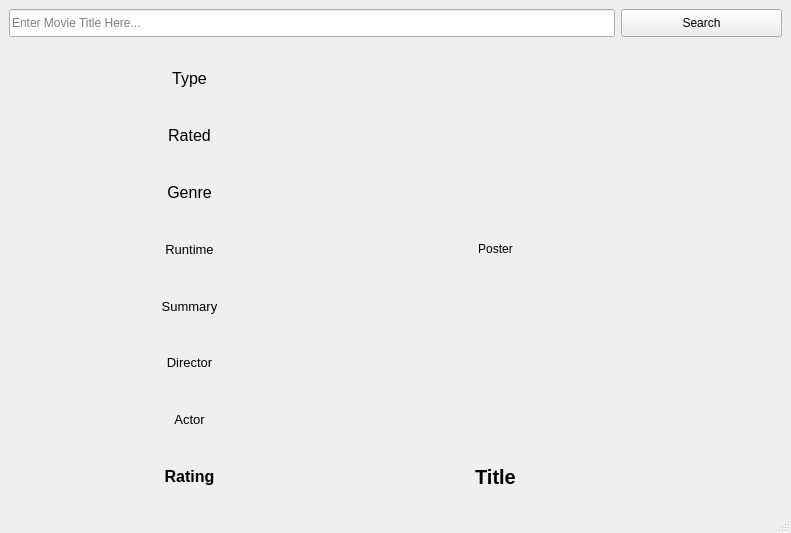
<?xml version="1.0" encoding="UTF-8"?>
<ui version="4.0">
 <class>MainWindow</class>
 <widget class="QMainWindow" name="MainWindow">
  <property name="geometry">
   <rect>
    <x>0</x>
    <y>0</y>
    <width>791</width>
    <height>533</height>
   </rect>
  </property>
  <property name="windowTitle">
   <string>MainWindow</string>
  </property>
  <widget class="QWidget" name="centralwidget">
   <layout class="QGridLayout" name="gridLayout_3">
    <item row="7" column="1">
     <widget class="QLabel" name="labelDirector">
      <property name="font">
       <font>
        <pointsize>10</pointsize>
       </font>
      </property>
      <property name="text">
       <string>Director</string>
      </property>
      <property name="alignment">
       <set>Qt::AlignmentFlag::AlignCenter</set>
      </property>
      <property name="wordWrap">
       <bool>true</bool>
      </property>
     </widget>
    </item>
    <item row="9" column="3" colspan="2">
     <widget class="QLabel" name="labelTitle">
      <property name="font">
       <font>
        <pointsize>15</pointsize>
        <bold>true</bold>
       </font>
      </property>
      <property name="text">
       <string>Title</string>
      </property>
      <property name="alignment">
       <set>Qt::AlignmentFlag::AlignCenter</set>
      </property>
      <property name="wordWrap">
       <bool>true</bool>
      </property>
     </widget>
    </item>
    <item row="0" column="0" colspan="5">
     <widget class="QLineEdit" name="inputMovieTitle">
      <property name="minimumSize">
       <size>
        <width>601</width>
        <height>0</height>
       </size>
      </property>
      <property name="maximumSize">
       <size>
        <width>16777215</width>
        <height>28</height>
       </size>
      </property>
      <property name="placeholderText">
       <string>Enter Movie Title Here...</string>
      </property>
     </widget>
    </item>
    <item row="5" column="1">
     <widget class="QLabel" name="labelRuntime">
      <property name="font">
       <font>
        <pointsize>10</pointsize>
       </font>
      </property>
      <property name="text">
       <string>Runtime</string>
      </property>
      <property name="alignment">
       <set>Qt::AlignmentFlag::AlignCenter</set>
      </property>
      <property name="wordWrap">
       <bool>true</bool>
      </property>
     </widget>
    </item>
    <item row="8" column="1">
     <widget class="QLabel" name="labelActor">
      <property name="font">
       <font>
        <pointsize>10</pointsize>
       </font>
      </property>
      <property name="text">
       <string>Actor</string>
      </property>
      <property name="alignment">
       <set>Qt::AlignmentFlag::AlignCenter</set>
      </property>
      <property name="wordWrap">
       <bool>true</bool>
      </property>
     </widget>
    </item>
    <item row="2" column="1">
     <widget class="QLabel" name="labelType">
      <property name="minimumSize">
       <size>
        <width>81</width>
        <height>0</height>
       </size>
      </property>
      <property name="font">
       <font>
        <pointsize>12</pointsize>
       </font>
      </property>
      <property name="text">
       <string>Type</string>
      </property>
      <property name="alignment">
       <set>Qt::AlignmentFlag::AlignCenter</set>
      </property>
      <property name="wordWrap">
       <bool>true</bool>
      </property>
     </widget>
    </item>
    <item row="9" column="1">
     <widget class="QLabel" name="labelRating">
      <property name="font">
       <font>
        <pointsize>12</pointsize>
        <bold>true</bold>
       </font>
      </property>
      <property name="text">
       <string>Rating</string>
      </property>
      <property name="alignment">
       <set>Qt::AlignmentFlag::AlignCenter</set>
      </property>
      <property name="wordWrap">
       <bool>true</bool>
      </property>
     </widget>
    </item>
    <item row="0" column="5">
     <widget class="QPushButton" name="pushButtonSearch">
      <property name="minimumSize">
       <size>
        <width>161</width>
        <height>0</height>
       </size>
      </property>
      <property name="maximumSize">
       <size>
        <width>161</width>
        <height>29</height>
       </size>
      </property>
      <property name="text">
       <string>Search</string>
      </property>
     </widget>
    </item>
    <item row="2" column="3" rowspan="7" colspan="2">
     <widget class="QLabel" name="labelPoster">
      <property name="text">
       <string>Poster</string>
      </property>
      <property name="alignment">
       <set>Qt::AlignmentFlag::AlignCenter</set>
      </property>
      <property name="wordWrap">
       <bool>false</bool>
      </property>
     </widget>
    </item>
    <item row="3" column="1">
     <widget class="QLabel" name="labelRated">
      <property name="font">
       <font>
        <pointsize>12</pointsize>
       </font>
      </property>
      <property name="text">
       <string>Rated</string>
      </property>
      <property name="alignment">
       <set>Qt::AlignmentFlag::AlignCenter</set>
      </property>
      <property name="wordWrap">
       <bool>true</bool>
      </property>
     </widget>
    </item>
    <item row="1" column="1">
     <spacer name="verticalSpacer">
      <property name="orientation">
       <enum>Qt::Orientation::Vertical</enum>
      </property>
      <property name="sizeType">
       <enum>QSizePolicy::Policy::Fixed</enum>
      </property>
      <property name="sizeHint" stdset="0">
       <size>
        <width>0</width>
        <height>10</height>
       </size>
      </property>
     </spacer>
    </item>
    <item row="4" column="1">
     <widget class="QLabel" name="labelGenre">
      <property name="font">
       <font>
        <pointsize>12</pointsize>
       </font>
      </property>
      <property name="text">
       <string>Genre</string>
      </property>
      <property name="alignment">
       <set>Qt::AlignmentFlag::AlignCenter</set>
      </property>
      <property name="wordWrap">
       <bool>true</bool>
      </property>
     </widget>
    </item>
    <item row="6" column="1">
     <widget class="QLabel" name="labelSummary">
      <property name="font">
       <font>
        <pointsize>10</pointsize>
       </font>
      </property>
      <property name="text">
       <string>Summary</string>
      </property>
      <property name="alignment">
       <set>Qt::AlignmentFlag::AlignCenter</set>
      </property>
      <property name="wordWrap">
       <bool>true</bool>
      </property>
     </widget>
    </item>
    <item row="5" column="2">
     <spacer name="horizontalSpacer">
      <property name="orientation">
       <enum>Qt::Orientation::Horizontal</enum>
      </property>
      <property name="sizeType">
       <enum>QSizePolicy::Policy::Fixed</enum>
      </property>
      <property name="sizeHint" stdset="0">
       <size>
        <width>20</width>
        <height>0</height>
       </size>
      </property>
     </spacer>
    </item>
   </layout>
  </widget>
  <widget class="QMenuBar" name="menubar">
   <property name="geometry">
    <rect>
     <x>0</x>
     <y>0</y>
     <width>791</width>
     <height>25</height>
    </rect>
   </property>
  </widget>
  <widget class="QStatusBar" name="statusbar"/>
 </widget>
 <resources/>
 <connections/>
</ui>
